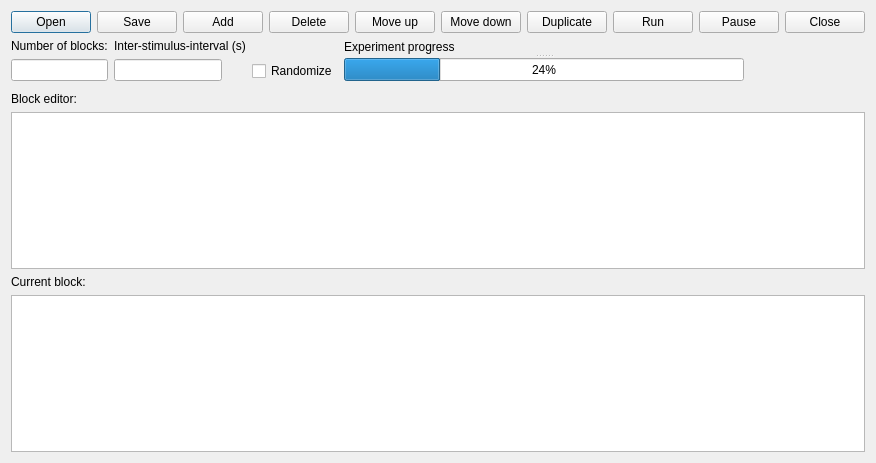
<?xml version="1.0" encoding="UTF-8"?>
<ui version="4.0">
 <class>StimuliSchedulerClass</class>
 <widget class="QDialog" name="StimuliSchedulerClass">
  <property name="geometry">
   <rect>
    <x>0</x>
    <y>0</y>
    <width>836</width>
    <height>463</height>
   </rect>
  </property>
  <property name="windowTitle">
   <string>StimuliScheduler</string>
  </property>
  <layout class="QVBoxLayout" name="verticalLayout_4">
   <item>
    <layout class="QHBoxLayout" name="horizontalLayout">
     <item>
      <widget class="QPushButton" name="openPushButton">
       <property name="text">
        <string>Open</string>
       </property>
      </widget>
     </item>
     <item>
      <widget class="QPushButton" name="savePushButton">
       <property name="text">
        <string>Save</string>
       </property>
      </widget>
     </item>
     <item>
      <spacer name="horizontalSpacer_2">
       <property name="orientation">
        <enum>Qt::Orientation::Horizontal</enum>
       </property>
       <property name="sizeHint" stdset="0">
        <size>
         <width>40</width>
         <height>20</height>
        </size>
       </property>
      </spacer>
     </item>
     <item>
      <widget class="QPushButton" name="addPushButton">
       <property name="text">
        <string>Add</string>
       </property>
      </widget>
     </item>
     <item>
      <widget class="QPushButton" name="deletePushButton">
       <property name="text">
        <string>Delete</string>
       </property>
      </widget>
     </item>
     <item>
      <widget class="QPushButton" name="moveUpPushButton">
       <property name="text">
        <string>Move up</string>
       </property>
      </widget>
     </item>
     <item>
      <widget class="QPushButton" name="moveDownPushButton">
       <property name="text">
        <string>Move down</string>
       </property>
      </widget>
     </item>
     <item>
      <widget class="QPushButton" name="dupPushButton">
       <property name="text">
        <string>Duplicate</string>
       </property>
      </widget>
     </item>
     <item>
      <spacer name="horizontalSpacer">
       <property name="orientation">
        <enum>Qt::Orientation::Horizontal</enum>
       </property>
       <property name="sizeHint" stdset="0">
        <size>
         <width>40</width>
         <height>20</height>
        </size>
       </property>
      </spacer>
     </item>
     <item>
      <widget class="QPushButton" name="runPushButton">
       <property name="text">
        <string>Run</string>
       </property>
      </widget>
     </item>
     <item>
      <widget class="QPushButton" name="pausePushButton">
       <property name="text">
        <string>Pause</string>
       </property>
      </widget>
     </item>
     <item>
      <widget class="QPushButton" name="closePushButton">
       <property name="text">
        <string>Close</string>
       </property>
      </widget>
     </item>
    </layout>
   </item>
   <item>
    <layout class="QHBoxLayout" name="horizontalLayout_2">
     <item>
      <layout class="QVBoxLayout" name="verticalLayout_3">
       <item>
        <widget class="QLabel" name="label">
         <property name="text">
          <string>Number of blocks:</string>
         </property>
        </widget>
       </item>
       <item>
        <widget class="QLineEdit" name="lineEdit">
         <property name="sizePolicy">
          <sizepolicy hsizetype="Maximum" vsizetype="Fixed">
           <horstretch>0</horstretch>
           <verstretch>0</verstretch>
          </sizepolicy>
         </property>
        </widget>
       </item>
      </layout>
     </item>
     <item>
      <layout class="QVBoxLayout" name="verticalLayout_2">
       <item>
        <widget class="QLabel" name="label_2">
         <property name="text">
          <string>Inter-stimulus-interval (s)</string>
         </property>
        </widget>
       </item>
       <item>
        <widget class="QLineEdit" name="lineEdit_2">
         <property name="sizePolicy">
          <sizepolicy hsizetype="Maximum" vsizetype="Fixed">
           <horstretch>0</horstretch>
           <verstretch>0</verstretch>
          </sizepolicy>
         </property>
        </widget>
       </item>
      </layout>
     </item>
     <item>
      <layout class="QVBoxLayout" name="verticalLayout">
       <item>
        <widget class="QLabel" name="label_6">
         <property name="text">
          <string/>
         </property>
        </widget>
       </item>
       <item>
        <widget class="QCheckBox" name="checkBox">
         <property name="text">
          <string>Randomize</string>
         </property>
        </widget>
       </item>
      </layout>
     </item>
     <item>
      <widget class="QSplitter" name="splitter_3">
       <property name="orientation">
        <enum>Qt::Orientation::Vertical</enum>
       </property>
       <widget class="QLabel" name="label_3">
        <property name="text">
         <string>Experiment progress</string>
        </property>
       </widget>
       <widget class="QProgressBar" name="progressBar">
        <property name="sizePolicy">
         <sizepolicy hsizetype="Minimum" vsizetype="Fixed">
          <horstretch>0</horstretch>
          <verstretch>0</verstretch>
         </sizepolicy>
        </property>
        <property name="minimumSize">
         <size>
          <width>400</width>
          <height>0</height>
         </size>
        </property>
        <property name="value">
         <number>24</number>
        </property>
       </widget>
      </widget>
     </item>
     <item>
      <spacer name="horizontalSpacer_3">
       <property name="orientation">
        <enum>Qt::Orientation::Horizontal</enum>
       </property>
       <property name="sizeHint" stdset="0">
        <size>
         <width>328</width>
         <height>20</height>
        </size>
       </property>
      </spacer>
     </item>
    </layout>
   </item>
   <item>
    <spacer name="verticalSpacer">
     <property name="orientation">
      <enum>Qt::Orientation::Vertical</enum>
     </property>
     <property name="sizeHint" stdset="0">
      <size>
       <width>20</width>
       <height>40</height>
      </size>
     </property>
    </spacer>
   </item>
   <item>
    <widget class="QLabel" name="label_4">
     <property name="text">
      <string>Block editor:</string>
     </property>
    </widget>
   </item>
   <item>
    <widget class="QListWidget" name="blockListWidget"/>
   </item>
   <item>
    <widget class="QLabel" name="label_5">
     <property name="text">
      <string>Current block:</string>
     </property>
    </widget>
   </item>
   <item>
    <widget class="QListWidget" name="curBlockListWidget"/>
   </item>
  </layout>
 </widget>
 <layoutdefault spacing="6" margin="11"/>
 <tabstops>
  <tabstop>moveUpPushButton</tabstop>
  <tabstop>deletePushButton</tabstop>
  <tabstop>savePushButton</tabstop>
  <tabstop>openPushButton</tabstop>
  <tabstop>blockListWidget</tabstop>
  <tabstop>moveDownPushButton</tabstop>
  <tabstop>dupPushButton</tabstop>
  <tabstop>runPushButton</tabstop>
  <tabstop>pausePushButton</tabstop>
  <tabstop>closePushButton</tabstop>
  <tabstop>lineEdit</tabstop>
  <tabstop>lineEdit_2</tabstop>
  <tabstop>curBlockListWidget</tabstop>
  <tabstop>addPushButton</tabstop>
  <tabstop>checkBox</tabstop>
 </tabstops>
 <resources>
  <include location="StimuliScheduler.qrc"/>
 </resources>
 <connections/>
</ui>
